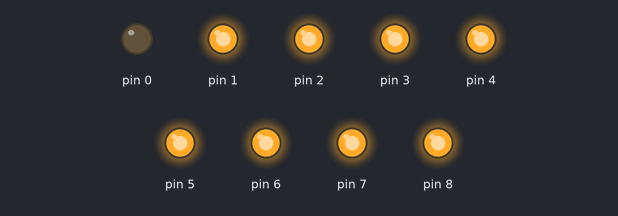
A sketch run on a simulated Arduino Uno, built with avr-gcc and run on an emulated ATmega328P. Parts: output pins drawn as LEDs (lit = HIGH).

Above: at 0.5 s.
At 3.5 s:
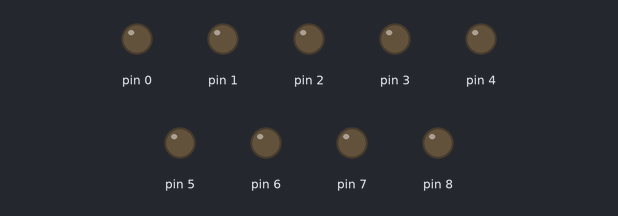
Timing chart, 0 to 4.6 s (numbered marks = the images above):
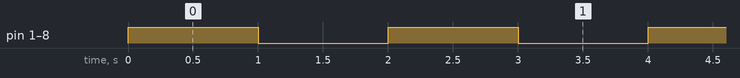

The sketch:

project1.ino
```cpp
void setup() {
  // put your setup code here, to run once:
for(int i=0; i<=8; i++){
  pinMode(i, OUTPUT);
  }
}

void loop() {
  // put your main code here, to run repeatedly:
  for(int i = 1; i<=8; i++){
    digitalWrite(i, 1);
  }
  delay(1000);
   for(int i = 1; i<=8; i++){
    digitalWrite(i, 0);
  }
  delay(1000);

}
```

Measured:
- by itself, pin 1–8: alternates HIGH for 1.0 s and LOW for 1.0 s
